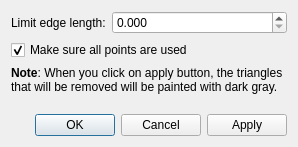
<?xml version="1.0" encoding="UTF-8"?>
<ui version="4.0">
 <class>GeoDataPointmap_TrianglesWithLongEdgeRemover_Dialog</class>
 <widget class="QDialog" name="GeoDataPointmap_TrianglesWithLongEdgeRemover_Dialog">
  <property name="geometry">
   <rect>
    <x>0</x>
    <y>0</y>
    <width>298</width>
    <height>147</height>
   </rect>
  </property>
  <property name="windowTitle">
   <string>Remove Triangles with Long Edge</string>
  </property>
  <layout class="QVBoxLayout" name="verticalLayout">
   <item>
    <layout class="QHBoxLayout" name="horizontalLayout_2" stretch="0,1">
     <item>
      <widget class="QLabel" name="lengthLabel">
       <property name="text">
        <string>Limit edge length:</string>
       </property>
      </widget>
     </item>
     <item>
      <widget class="QDoubleSpinBox" name="lengthSpinBox">
       <property name="decimals">
        <number>3</number>
       </property>
       <property name="maximum">
        <double>10000000.000000000000000</double>
       </property>
      </widget>
     </item>
    </layout>
   </item>
   <item>
    <layout class="QHBoxLayout" name="horizontalLayout">
     <item>
      <widget class="QCheckBox" name="rescuePointCheckBox">
       <property name="text">
        <string>Make sure all points are used</string>
       </property>
       <property name="checked">
        <bool>true</bool>
       </property>
      </widget>
     </item>
     <item>
      <widget class="TooltipLabel" name="rescuePointHelpLabel">
       <property name="toolTip">
        <string>&lt;html&gt;&lt;head/&gt;&lt;body&gt;&lt;p&gt;If all triangles that contains a certain point are removed, the triangle with shortest edges are restored, to make sure all points in the data is used by at least one triangle.&lt;/p&gt;&lt;/body&gt;&lt;/html&gt;</string>
       </property>
       <property name="text">
        <string/>
       </property>
       <property name="pixmap">
        <pixmap resource="../../../guibase/guibase.qrc">:/libs/guibase/images/iconQuestion.png</pixmap>
       </property>
      </widget>
     </item>
     <item>
      <spacer name="horizontalSpacer">
       <property name="orientation">
        <enum>Qt::Horizontal</enum>
       </property>
       <property name="sizeHint" stdset="0">
        <size>
         <width>40</width>
         <height>20</height>
        </size>
       </property>
      </spacer>
     </item>
    </layout>
   </item>
   <item>
    <widget class="QLabel" name="noteLabel">
     <property name="text">
      <string>&lt;html&gt;&lt;head/&gt;&lt;body&gt;&lt;p&gt;&lt;span style=&quot; font-weight:600;&quot;&gt;Note&lt;/span&gt;: When you click on apply button, the triangles that will be removed will be painted with dark gray.&lt;/p&gt;&lt;/body&gt;&lt;/html&gt;</string>
     </property>
     <property name="wordWrap">
      <bool>true</bool>
     </property>
    </widget>
   </item>
   <item>
    <spacer name="verticalSpacer">
     <property name="orientation">
      <enum>Qt::Vertical</enum>
     </property>
     <property name="sizeHint" stdset="0">
      <size>
       <width>20</width>
       <height>8</height>
      </size>
     </property>
    </spacer>
   </item>
   <item>
    <widget class="QDialogButtonBox" name="buttonBox">
     <property name="orientation">
      <enum>Qt::Horizontal</enum>
     </property>
     <property name="standardButtons">
      <set>QDialogButtonBox::Apply|QDialogButtonBox::Cancel|QDialogButtonBox::Ok</set>
     </property>
    </widget>
   </item>
  </layout>
 </widget>
 <customwidgets>
  <customwidget>
   <class>TooltipLabel</class>
   <extends>QLabel</extends>
   <header>guibase/tooltiplabel.h</header>
  </customwidget>
 </customwidgets>
 <resources>
  <include location="../../../guibase/guibase.qrc"/>
 </resources>
 <connections>
  <connection>
   <sender>buttonBox</sender>
   <signal>accepted()</signal>
   <receiver>GeoDataPointmap_TrianglesWithLongEdgeRemover_Dialog</receiver>
   <slot>accept()</slot>
   <hints>
    <hint type="sourcelabel">
     <x>248</x>
     <y>254</y>
    </hint>
    <hint type="destinationlabel">
     <x>157</x>
     <y>274</y>
    </hint>
   </hints>
  </connection>
  <connection>
   <sender>buttonBox</sender>
   <signal>rejected()</signal>
   <receiver>GeoDataPointmap_TrianglesWithLongEdgeRemover_Dialog</receiver>
   <slot>reject()</slot>
   <hints>
    <hint type="sourcelabel">
     <x>316</x>
     <y>260</y>
    </hint>
    <hint type="destinationlabel">
     <x>286</x>
     <y>274</y>
    </hint>
   </hints>
  </connection>
 </connections>
</ui>
